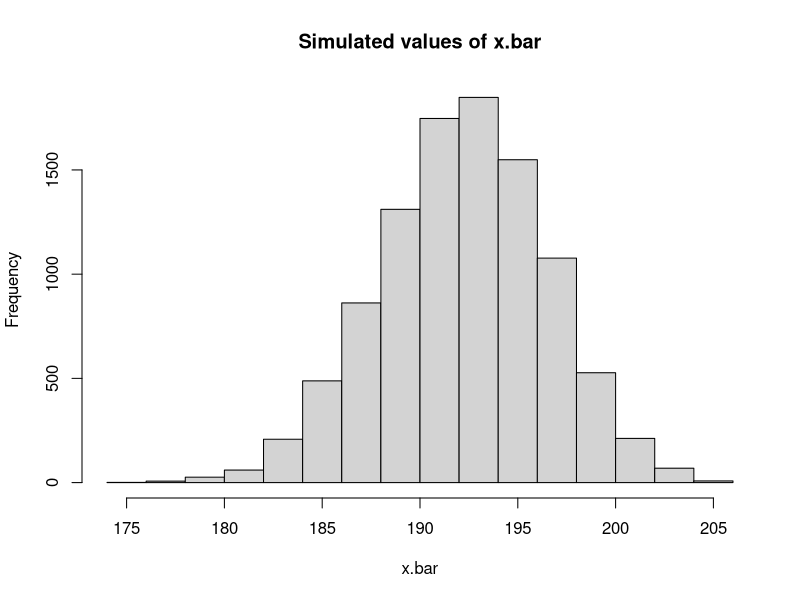

Write the R code that produced this figure.
## ---- chunk 1
knitr::opts_chunk$set(echo = TRUE)
## ---- chunk 2
emis <- c(14.0, 18.1, 15.3, 19.2, 16.5, 15.7, 16.5, 15.3, 13.8, 16.9, 16.1, 16.9, 12.8, 15.6, 15.2, 17.2, 16.0, 14.9, 16.0, 17.6, 16.1, 16.3, 17.8, 19.4, 18.2)
## ---- chunk 3
1.8/5
## ---- chunk 4
qnorm(0.025, mean(emis), 0.36)
qnorm(0.975, mean(emis), 0.36)
## ---- chunk 5
2 * pnorm(mean(emis), 18, 0.36)
## ---- chunk 6
(mean(emis)-18)/0.36
## ---- chunk 7
mean(emis) - 1.96 * 0.36
mean(emis) + 1.96 * 0.36
qnorm(0.025, 18, 0.36)
qnorm(0.975, 18, 0.36)
## ---- chunk 8
## Create storage for the simulated results
x.bar <- c()
## For loop to run 10000 trials
for (i in 1:10000) {
  a <- rweibull(18, 13, 200)  ## simulate the data
  x.bar[i] <- mean(a)         ## calculate and store the sample mean
}
## plot a histogram of the distribution of x.bar
hist(x.bar, main="Simulated values of x.bar", breaks=20)
## what is the standard error (the standard deviation of x.bar)?
sd(x.bar)
sd(x.bar)/sqrt(18)
